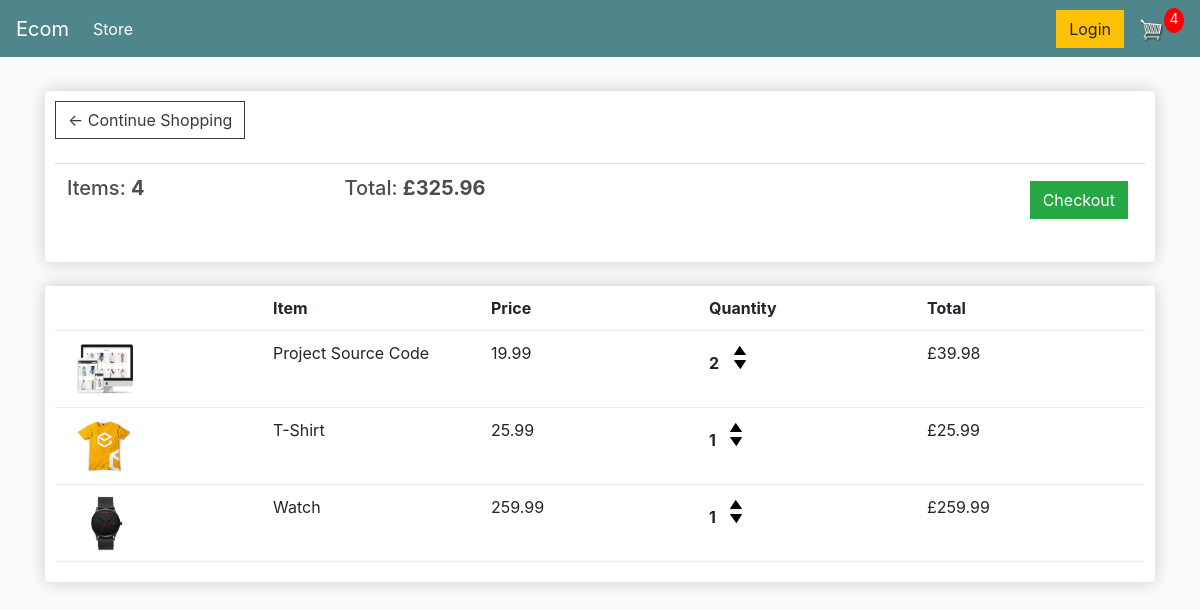
The app's page /cart/ (signed in) with its own data.
### store/models.py (models this page shows, shortened)
class Order(models.Model):
    customer = models.ForeignKey(
        Customer, on_delete=models.SET_NULL, null=True, blank=True)
    date_orderd = models.DateTimeField(auto_now_add=True)
    complete = models.BooleanField(default=False, null=True, blank=False)
    transaction_id = models.CharField(max_length=200, null=True)
    @property
    def get_cart_total(self):
        orderitems = self.orderitem_set.all()
        total = 0
        for item in orderitems:
            total += item.get_total
        return total
    @property
    def get_cart_items(self):
        orderitems = self.orderitem_set.all()
        total = 0
        for item in orderitems:
            total += item.quantity
        return total

class OrderItem(models.Model):
    product = models.ForeignKey(
        Product, on_delete=models.SET_NULL, null=True, blank=True)
    order = models.ForeignKey(
        Order, on_delete=models.SET_NULL, null=True, blank=True)
    quantity = models.IntegerField(default=0, null=True, blank=True)
    date_added = models.DateTimeField(auto_now_add=True)
    @property
    def get_total(self):
        total = self.product.price * self.quantity
        return total

class Product(models.Model):
    name = models.CharField(max_length=200, null=True)
    price = models.FloatField()
    image = models.ImageField(null=True, blank=True)
    digital = models.BooleanField(default=False, null=True, blank=False)
    @property
    def imageURL(self):
        try:
            url = self.image.url
        except:
            url = ""
        return url

### store/views.py (the view)
# urls.py: path("cart/", views.cart, name="cart"),
def cart(request):
    if request.user.is_authenticated:
        customer = request.user.customer
        order, created = Order.objects.get_or_create(
            customer=customer, complete=False)
        items = order.orderitem_set.all()
        cartItems = order.get_cart_items
    else:
        items = []
        order = {"get_cart_total": 0, 'get_cart_items': 0, "shipping": False}
        cartItems = order["get_cart_items"]
    context = {
        'items': items,
        'order': order,
        "cartItems": cartItems
    }
    return render(request, 'store/cart.html', context)

### templates/store/cart.html
{% extends 'store/main.html' %}
{% load static %}
{% block content %}
  <div class="row">
    <div class="col-lg-12">
      <div class="box-element">
        <a href="{% url 'store' %}" class="btn btn-outline-dark">&#x2190; Continue Shopping</a>
        <br>
        <br>
        <table class="table">
          <tr>
            <th><h5>Items: <strong>{{ order.get_cart_items }}</strong></h5></th>
            <th><h5>Total: <strong>£{{ order.get_cart_total|floatformat:2 }}</strong></h5></th>
            <th>
              <a href="{% url 'checkout' %}" class="btn btn-success" style="float: right; margin: 5px;">Checkout</a>
            </th>
          </tr>
        </table>
      </div>
      <br>
      <div class="box-element">
        <div class="cart-row">
          <div class="" style="flex: 2"></div>
          <div class="" style="flex: 2"><strong>Item</strong></div>
          <div class="" style="flex: 2"><strong>Price</strong></div>
          <div class="" style="flex: 2"><strong>Quantity</strong></div>
          <div class="" style="flex: 2"><strong>Total</strong></div>
        </div>
        {% for item in items %}
        <div class="cart-row">
          <div style="flex:2"><img class="row-image" src="{{ item.product.imageURL }}"></div>
          <div style="flex: 2">{{ item.product.name }}</div>
          <div style="flex: 2">{{ item.product.price|floatformat:2 }}</div>
          <div style="flex: 2">
            <p class="quantity">{{ item.quantity }}</p>
						<div class="quantity">
							<img data-product="{{ item.product.id }}" data-action="add" class="chg-quantity update-cart" src="{% static  'images/arrow-up.png' %}" >
							<img data-product="{{ item.product.id }}" data-action="remove" class="chg-quantity update-cart" src="{% static  'images/arrow-down.png' %}">
						</div>
          </div>
          <div style="flex: 2">£{{ item.get_total }}</div>
        </div>
        {% endfor %}
      </div>
    </div>
  </div>
{% endblock %}

### store/static/main.css (style rules this page uses)
body { background-color: hsl(0, 0%, 98%); }
h1, h2, h3, h4, h5, h6 { color: hsl(0, 0%, 30%); }
.box-element { box-shadow: hsl(0, 0%, 80%) 0 0 16px; background-color: #fff; border-radius: 4px; padding: 10px; }
.col-lg-4, .col-lg-6, .col-lg-8, .col-lg-12 { margin-top: 10px; }
.btn { border-radius: 0; }
.row-image { width: 100px; }
.cart-row { display: flex; align-items: flex-stretch; padding-bottom: 10px; margin-bottom: 10px; border-bottom: 1px solid #ececec; }
.quantity { display: inline-block; font-weight: 700; padding-right: 10px; }
.chg-quantity { width: 12px; cursor: pointer; display: block; margin-top: 5px; transition: 0.1s; }

### records on screen
Order: get_cart_items "4", get_cart_total "325.96"
OrderItem: product.imageURL (picture), product.name "Project Source Code", product.price "19.99", quantity "2", get_total "39.98"
OrderItem: product.imageURL (picture), product.name "T-Shirt", product.price "25.99", quantity "1", get_total "25.99"
OrderItem: product.imageURL (picture), product.name "Watch", product.price "259.99", quantity "1", get_total "259.99"

### other values on screen
{{ cartItems }} "4"
